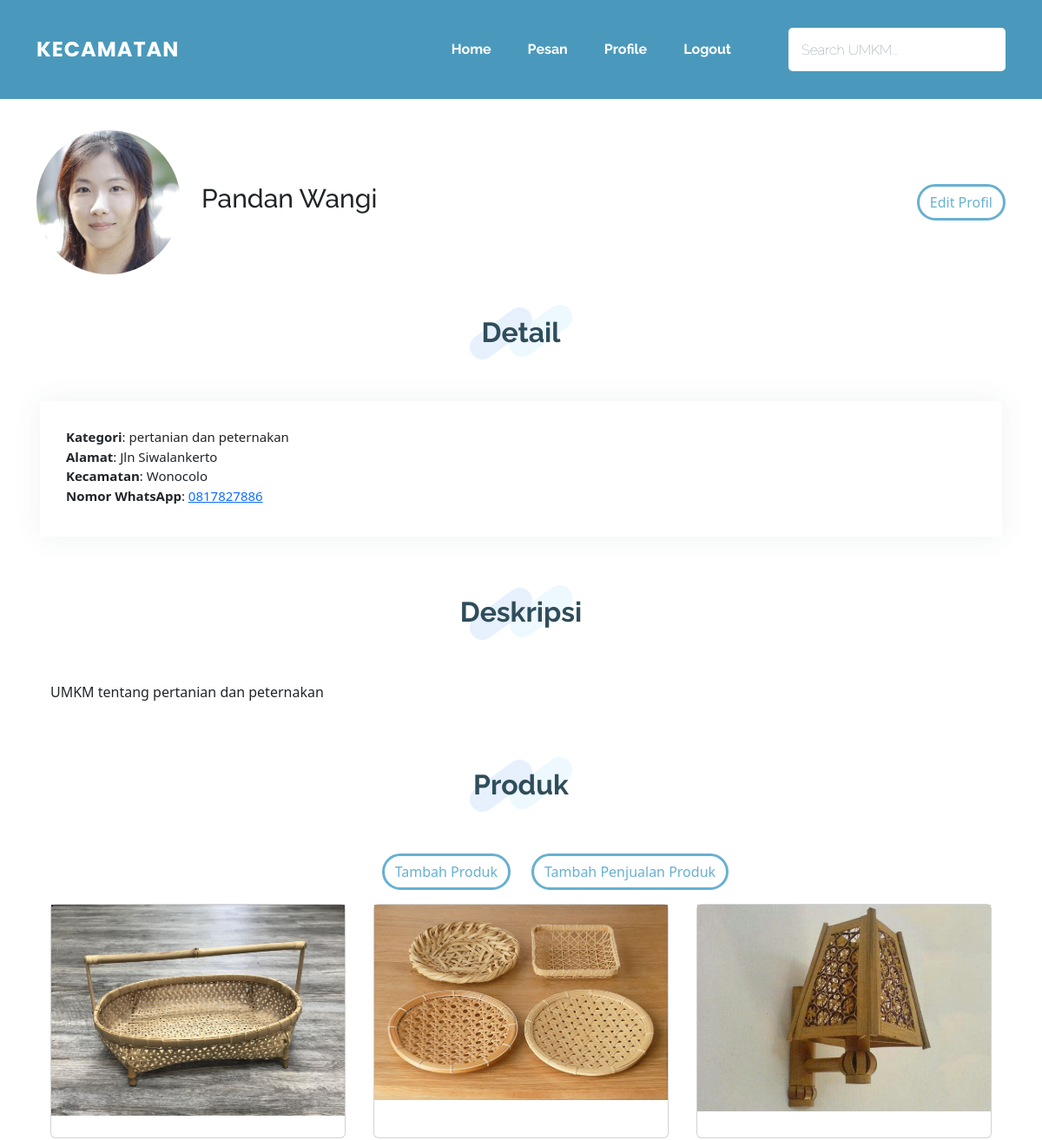
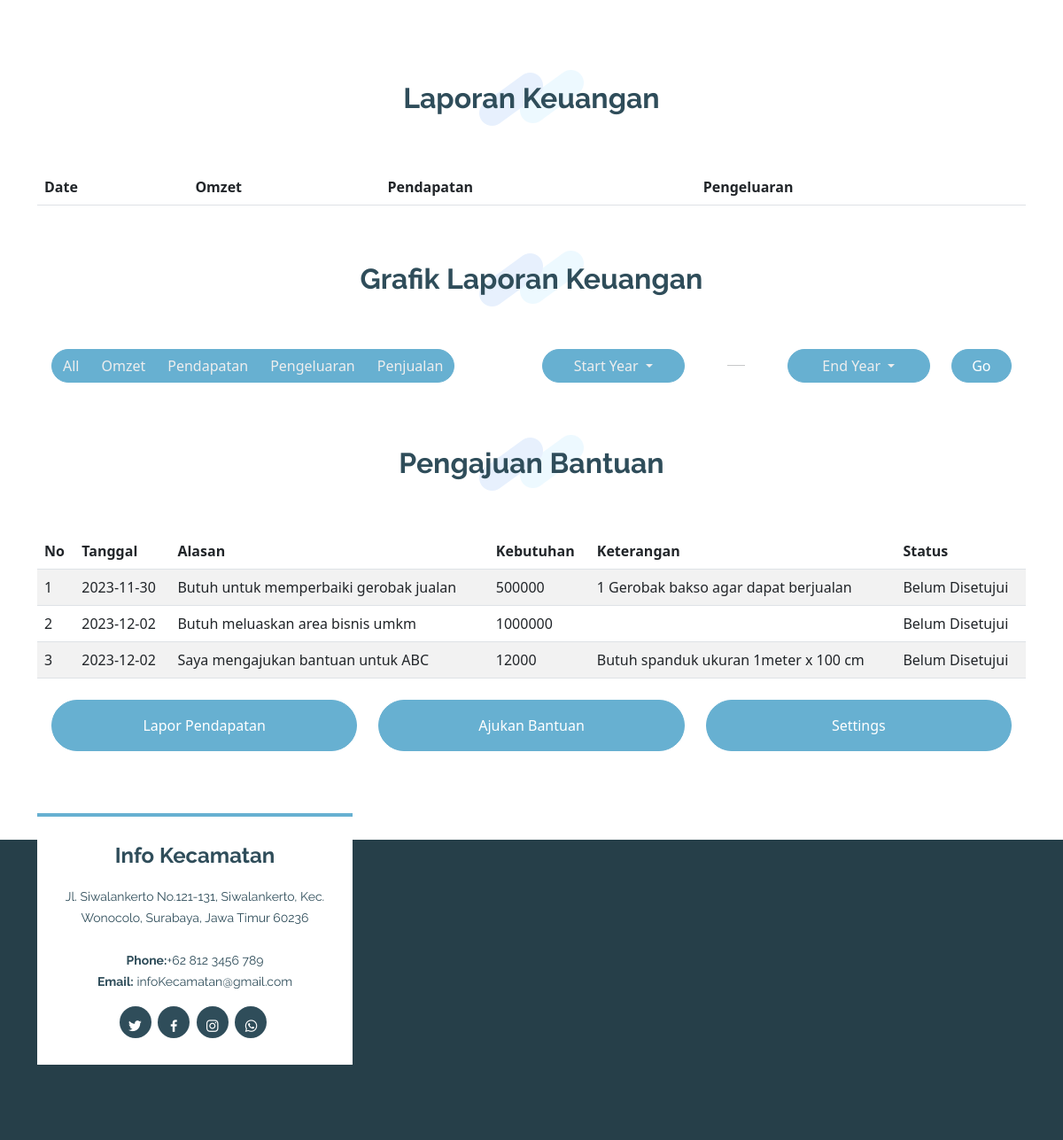
The app's page /copy_profile.php (signed in) with its own data (2 pictures, top to bottom).
### tables this page shows
CREATE TABLE `umkmm` (
  `id` int(11) NOT NULL,
  `username` varchar(300) NOT NULL,
  `email` varchar(300) NOT NULL,
  `password` varchar(300) NOT NULL,
  `nama_umkm` varchar(300) NOT NULL,
  `notelp_umkm` varchar(12) NOT NULL,
  `alamat_umkm` varchar(300) NOT NULL,
  `kecamatan` varchar(300) NOT NULL,
  `foto_umkm` longblob NOT NULL,
  `kategori_umkm` varchar(300) NOT NULL,
  `deskripsi_umkm` varchar(500) NOT NULL,
  `formulir` longblob NOT NULL,
  `surat_pengantar` longblob NOT NULL,
  `ktp` longblob NOT NULL,
  `npwp` longblob NOT NULL,
  `verification_status` int(11) DEFAULT NULL
);

CREATE TABLE `bantuan` (
  `id` int(11) NOT NULL,
  `id_umkm` int(11) NOT NULL,
  `tanggal` date DEFAULT current_timestamp(),
  `alasan` varchar(255) NOT NULL,
  `dokumen_pendukung` longblob NOT NULL,
  `kebutuhan_dana_nominal` int(11) DEFAULT NULL,
  `kebutuhan_dana_rincian` text DEFAULT NULL,
  `kebutuhan_tenda` tinyint(4) DEFAULT NULL,
  `kebutuhan_gerobak` tinyint(4) DEFAULT NULL,
  `kebutuhan_spanduk` tinyint(4) DEFAULT NULL,
  `kebutuhan_lainnya_ket` text DEFAULT NULL,
  `keterangan` text DEFAULT NULL,
  `status` int(11) NOT NULL DEFAULT 2
);

### copy_profile.php (the view, shortened to what this page needs)
<?php
require 'connect.php';
$id = $_SESSION['login'];
if (!isset($_SESSION['login'])) {
  header('location: login.php');
  exit;
} else {
  $sql = "SELECT * FROM umkmm WHERE id = $id";
  $stmt = $conn->query($sql)->fetch();
}
?>
<!DOCTYPE html>
<html lang="en">
<head>
  <link href="assets/vendor/aos/aos.css" rel="stylesheet">
  <link href="assets/vendor/bootstrap/css/bootstrap.min.css" rel="stylesheet">
  <link href="assets/vendor/bootstrap-icons/bootstrap-icons.css" rel="stylesheet">
  <link href="assets/vendor/boxicons/css/boxicons.min.css" rel="stylesheet">
  <link href="assets/vendor/glightbox/css/glightbox.min.css" rel="stylesheet">
  <link href="assets/vendor/swiper/swiper-bundle.min.css" rel="stylesheet">
  <link href="assets/css/style.css" rel="stylesheet">
  <link href="https://cdnjs.cloudflare.com/ajax/libs/font-awesome/4.7.0/css/font-awesome.min.css" rel="stylesheet">
  <link href="https://cdn.jsdelivr.net/npm/bootstrap@5.3.2/dist/css/bootstrap.min.css" rel="stylesheet">
    <link rel="stylesheet" href="//cdn.jsdelivr.net/npm/sweetalert2@11/dist/sweetalert2.min.css" id="theme-styles">
    <link rel="stylesheet" href="https://cdn.datatables.net/1.13.7/css/dataTables.bootstrap5.min.css">
    <link rel="stylesheet" href="https://cdnjs.cloudflare.com/ajax/libs/twitter-bootstrap/5.3.0/css/bootstrap.min.css">
</head>
<body>
  <?php include "template/header_profile.php"; ?>
  <main id="main">
    <section id="akun">
      <div class="container">
        <div class="row">
          <div class="col-lg-2 content d-flex justify-content-center" id="profil-img">
            <img src="assets/img/testimonials/testimonials-2.jpg" class="profil-img" alt="">
          </div>
          <div class="col-lg-4 col-nama d-flex align-items-center">
            <h3 class="profil-nama" id="profil-nama">
              <?php echo $stmt['nama_umkm']; ?>
            </h3>
          </div>
          <div class="col-lg-2">
          </div>
          <div class="col-lg-4 col-edit content d-flex justify-content-center justify-content-lg-end">
            <a href="#editProfile"data-toggle="modal" class="btn btn-edit">Edit Profil</a>
          </div>
        </div>
        <div class="row mt-5 px-3">
          <div class="section-title" data-aos="fade-in" data-aos-delay="100">
            <h2>Detail</h2>
          </div>
          <div class="umkm-info" id="umkm-info">
            <ul>
              <?php echo '<li><strong>Kategori</strong>: ' . $stmt['kategori_umkm'] . '</li>';?>
              <?php echo '<li><strong>Alamat</strong>: ' . $stmt['alamat_umkm'] . '</li>';?>
              <?php echo '<li><strong>Kecamatan</strong>: ' . $stmt['kecamatan'] . '</li>';?>
              <?php echo '<li><strong>Nomor WhatsApp</strong>: <a href="https://api.whatsapp.com/send?phone=62812345678&text=Halo%20semua!">' . $stmt['notelp_umkm'] . '</a></li>';?>
            </ul>
          </div>
        </div>
        <div class="row mt-5 px-3">
          <div class="section-title" data-aos="fade-in" data-aos-delay="100">
            <h2>Deskripsi</h2>
          </div>
          <div class="umkm-desc" id="umkm-desc">
            <?php echo '<p style="text-align: justify;">' . $stmt['deskripsi_umkm'] . '</p>';?>
          </div>
        </div>
      </div>
    </section>
    <div class="container">
      <div class="row px-3">
        <div class="col-lg-4">
        </div>
        <div class="col-lg-4 justify-content-center">
          <div class="section-title" data-aos="fade-in" data-aos-delay="100">
            <h2>Produk</h2>
          </div>
        </div>
      </div>
      <div class="row px-3">
        <div class="col-lg-6 d-flex justify-content-center justify-content-lg-end">
          <a href="#addProduct" data-toggle="modal" class="btn btn-edit align-self-center align-self-lg-end">Tambah Produk</a>
        </div>
        <div class="col-lg-6 d-flex justify-content-center justify-content-lg-start">
          <a href="#addProductSold" data-toggle="modal" class="btn btn-edit align-self-center align-self-lg-start">Tambah Penjualan Produk</a>
        </div>
      </div>
      <div class="row portfolio" data-aos="fade-up">
        <div class="container">
          <div class="scrollable-container">
            <div class="col-lg-4 col-md-6 col-sm-12 p-3 portfolio-item filter-app">
              <div class="card card-block">
                <div class="portfolio-wrap">
                  <img src="assets/img/produk/produk4.jpg" class="img-fluid" alt="">
                </div>
              </div>
            </div>
            <div class="col-lg-4 col-md-6 col-sm-12 p-3 portfolio-item filter-app">
              <div class="card card-block">
                <div class="portfolio-wrap">
                  <img src="assets/img/produk/produk8.jpg" class="img-fluid" alt="">
                </div>
              </div>
            </div>
            <div class="col-lg-4 col-md-6 col-sm-12 p-3 portfolio-item filter-app">
              <div class="card card-block">
                <div class="portfolio-wrap">
                  <img src="assets/img/produk/produk6.jpg" class="img-fluid" alt="">
                </div>
              </div>
            </div>
          </div>
        </div>
      </div>
    </div>
    <div class="container mt-5">
      <div class="section-title" data-aos="fade-in" data-aos-delay="100">
        <h2>Laporan Keuangan</h2>
      </div>
      <div class="table-responsive rounded-table">
      <table id="tablePendapatan" class="table table-striped nowrap" style="width:100%">
          <thead>
            <tr>
              <th scope="col" class="center-contents">Date</th>
              <th scope="col" class="center-contents">Omzet</th>
              <th scope="col" class="center-contents">Pendapatan</th>
              <th scope="col" class="center-contents">Pengeluaran</th>
            </tr>
          </thead>
        </table>
      </div>
    </div>
    <div class="container mt-5">
      <div class="section-title" data-aos="fade-in" data-aos-delay="100">
        <h2>Grafik Laporan Keuangan</h2>
      </div>
      <div class="row px-3 align-items-center">
        <div class="col-lg-6">
          <div class="btn-group rounded-pill" role="group" aria-label="Filter buttons">
            <button type="button" class="btn btn-filter" data-filter="all">All</button>
            <button type="button" class="btn btn-filter" data-filter="Omzet">Omzet</button>
            <button type="button" class="btn btn-filter" data-filter="Pendapatan">Pendapatan</button>
            <button type="button" class="btn btn-filter" data-filter="Pengeluaran">Pengeluaran</button>
            <button type="button" class="btn btn-filter" data-filter="Penjualan">Penjualan</button>
          </div>
        </div>
        <div class="col-lg-2">
          <button class="btn btn-filterStartYear dropdown-toggle w-100" type="button" id="startYearFilter" data-toggle="dropdown" aria-haspopup="true" aria-expanded="false">
            Start Year
          </button>
        </div>
        <div class="col-lg-1">
          <hr class="my-1" style="width: 20px; margin:auto;">
        </div>
        <div class="col-lg-2">
          <button class="btn btn-filterEndYear dropdown-toggle w-100" type="button" id="endYearFilter" data-toggle="dropdown" aria-expanded="false">
            End Year
          </button>
        </div>
        <div class="col-lg-1">
          <button class="btn btn-go w-100" type="button" id="goFilter" data-toggle="dropdown" aria-expanded="false">
            Go
          </button>
        </div>
      </div>
    </div>
    <div class="container mt-5">
      <div class="section-title" data-aos="fade-in" data-aos-delay="100">
        <h2>Pengajuan Bantuan</h2>
      </div>
        <table id="tableBantuan" class="table table-striped nowrap" style="width:100%">
            <thead>
                <tr>
                    <th>No</th>
                    <th>Tanggal</th>
                    <th>Alasan</th>
                    <th>Kebutuhan</th>
                    <th>Keterangan</th>
                    <th>Status</th>
                </tr>
            </thead>
            <tbody>
                <?php
                $sql = "SELECT * FROM bantuan";
                $stmt = $conn->query($sql)->fetchAll();
                $no = 1;
                foreach ($stmt as $row) {
                ?>
                    <tr>
                        <td><?php echo $no ?></td>
                        <?php $no++ ?>
                        <td><?php echo $row['tanggal'] ?></td>
                        <td><?php echo $row['alasan'] ?></td>
                        <td><?php echo $row['kebutuhan_dana_nominal'] ?></td>
                        <td><?php echo $row['keterangan'] ?></td>
                        <td><?php if ($row['status'] == 1) {
                                echo 'Sudah Disetujui';
                            } else {
                                echo 'Belum Disetujui';
                            }
                            ?></td>
                    </tr>
                <?php
                }
                ?>
            </tbody>
        </table>
    </div>
    <div class="container mt-4">
      <div class="row px-3 ">
        <div class="d-grid col-4">
          <a href="laporPendapatan.php" class="btn btn-primary px-4 py-3">Lapor Pendapatan</a>
        </div>
        <div class="d-grid col-4">
          <a href="bantuan.php" class="btn btn-primary px-4 py-3">Ajukan Bantuan</a>
        </div>
        <div class="d-grid col-4">
          <a href="" class="btn btn-primary px-4 py-3">Settings</a>
        </div>
      </div>
    </div>
  </main>
  <?php include "template/footer.php"; ?>
</body>
</html>

### records on screen
umkmm: nama_umkm "Pandan Wangi", kategori_umkm "pertanian dan peternakan", alamat_umkm "Jln Siwalankerto", kecamatan "Wonocolo", notelp_umkm "0817827886", deskripsi_umkm "UMKM tentang pertanian dan peternakan"
bantuan: tanggal "2023-11-30", alasan "Butuh untuk memperbaiki gerobak jualan", kebutuhan_dana_nominal "500000", keterangan "1 Gerobak bakso agar dapat berjualan", status "Belum Disetujui"
bantuan: tanggal "2023-12-02", alasan "Butuh meluaskan area bisnis umkm", kebutuhan_dana_nominal "1000000", status "Belum Disetujui"
bantuan: tanggal "2023-12-02", alasan "Saya mengajukan bantuan untuk ABC", kebutuhan_dana_nominal "12000", keterangan "Butuh spanduk ukuran 1meter x 100 cm", status "Belum Disetujui"
